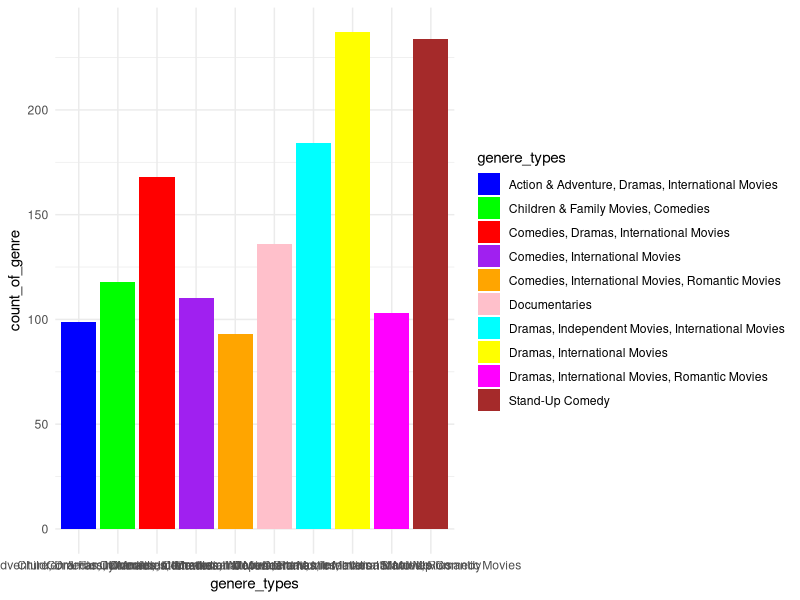

The R script that drew this image:
# Task 5 : R Integration: - Implement one of the charts or visualizations in R.
library(ggplot2)


tryCatch({

    #setwd("/home/onyedikachi/Desktop/Nexford/courses/Data Analytics Courses/BAN6420 Python and R Programming/Module Assignment Four")

    # Import the clean Data Set into R environment
    df <- read.csv(file = "Clean_Data_Set.csv")


    # Filter the genre column from the master list
    genre_filter <- df$genres


    # Create dataframe of genre and count_of_genre
    genre_data <- as.data.frame(table(genre_filter))


    # Sort the data in decending order
    genre_data_sorted <- genre_data[order(genre_data$Freq, decreasing = TRUE), ]


    # Select the first 10 records as the "Most watched genres"
    genre_first_ten <- head(genre_data_sorted, 10)


    # Form two vectors of genere_types and count_of_genre
    genere_types <- genre_first_ten$genre_filter
    count_of_genre <- genre_first_ten$Freq


    data <- data.frame(genere_types, count_of_genre)

    # Plot the graph using ggplot and export as Rplots.pdf
    bar_plot <- ggplot(data, aes(x=genere_types, y=count_of_genre, fill = genere_types)) + geom_bar(stat = "identity") + scale_fill_manual(values = c("blue", "green", "red", "purple", "orange", "pink", "cyan", "yellow", "magenta", "brown")) + theme_minimal()

    ggsave("R_most_watched_genres.png", plot = bar_plot, width = 10, height = 6, dpi = 300)

# Error Handling for Exception
}, error = function(e) {
  # Error Message
  error_message <- list(message = as.character(e))
  print(error_message, pretty = TRUE)
})